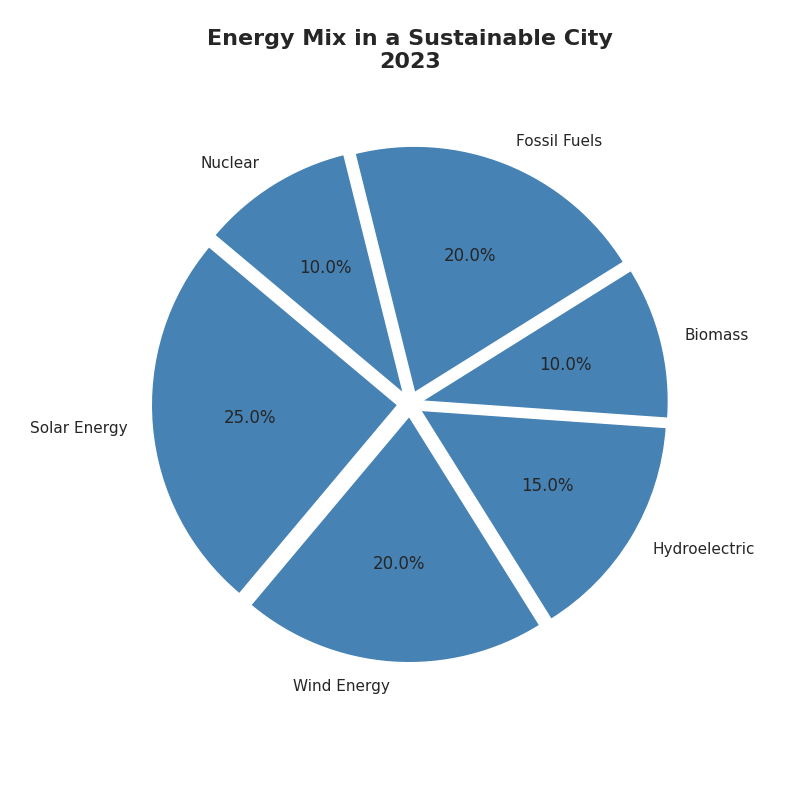

This figure's Python source:
import matplotlib.pyplot as plt

energy_sources = ['Solar Energy', 'Wind Energy', 'Hydroelectric', 'Biomass', 'Fossil Fuels', 'Nuclear']
energy_distribution = [25, 20, 15, 10, 20, 10]
single_color = '#4682B4'  # Consistent single color for all data groups

fig, ax = plt.subplots(figsize=(8, 8))

ax.pie(
    energy_distribution, labels=energy_sources, colors=[single_color]*len(energy_sources),
    autopct='%1.1f%%', startangle=140, explode=(0.05, 0.05, 0.05, 0.05, 0.05, 0.05)
)

ax.set_title('Energy Mix in a Sustainable City\n2023', fontsize=16, fontweight='bold', pad=20)

plt.show()
